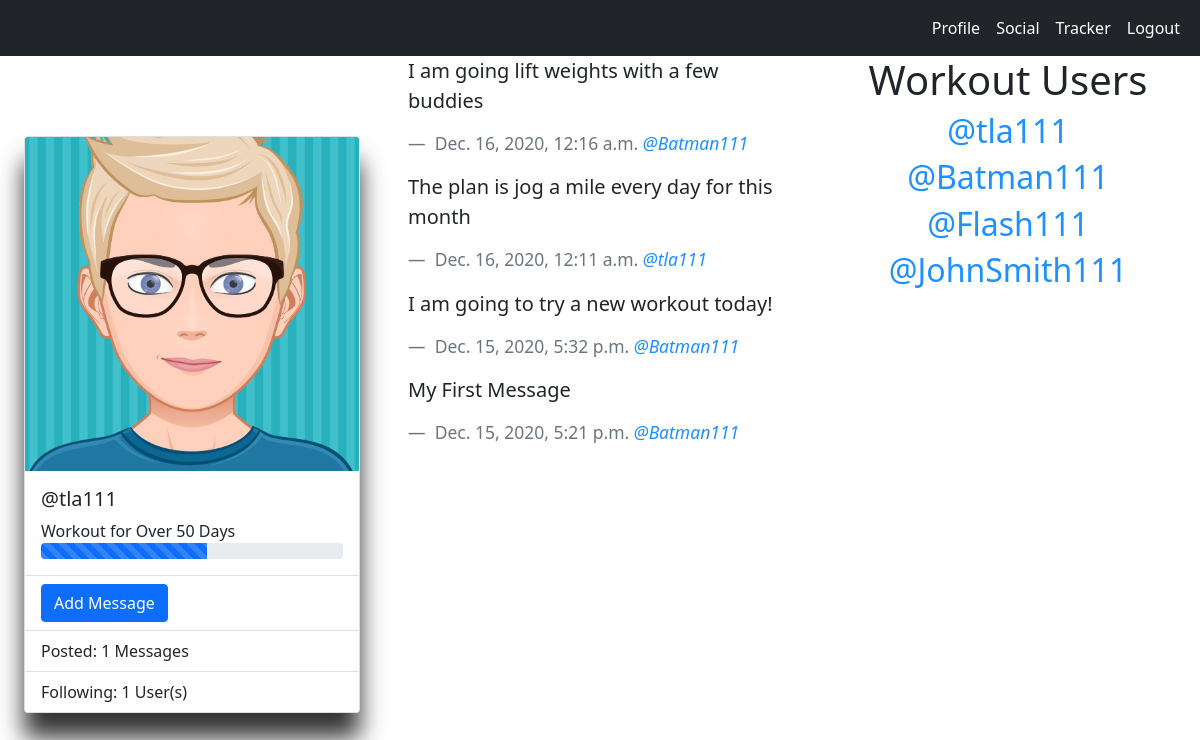
The page /social/ (signed in) on the database its author committed.
### workoutuser/models.py (models this page shows)
class WorkoutUser(AbstractUser):
    FITNESS = (
        ('Beginner', 'Beginner'),
        ('Intermediate', 'Intermediate'),
        ('Advanced', 'Advanced'),
    )
    display_name = models.CharField(
        max_length=200, blank=True, null=True, default=None)
    age = models.CharField(max_length=2, blank=True, null=True, default=None)
    height = models.CharField(
        max_length=2, blank=True, null=True, default=None)
    weight = models.CharField(
        max_length=3, blank=True, null=True, default=None)
    fitness_level = models.CharField(
        max_length=200, choices=FITNESS, blank=True, null=True, default=None)
    goal_one = models.CharField(max_length=200)
    goal_two = models.CharField(max_length=200)
    goal_three = models.CharField(max_length=200)
    goal_four = models.CharField(max_length=200)
    goal_five = models.CharField(max_length=200)
    follow = models.ManyToManyField('self', symmetrical=False, blank=True)
    def __str__(self):
        return f"{self.username}"

### social/models.py (models this page shows, shortened)
class Message(models.Model):
    author = models.ForeignKey(WorkoutUser, on_delete=models.CASCADE)
    post = models.CharField(max_length=150)
    time_published = models.DateTimeField(default=timezone.now)

### social/views.py (the view)
# urls.py: path('social/', social_dashboard_view, name='social'),
@login_required()
def social_dashboard_view(request):
    workout_user = WorkoutUser.objects.get(username=request.user)
    workout_users = WorkoutUser.objects.all()
    messages = Message.objects.filter(
        author=request.user)
    messages_count = Message.objects.filter(author=request.user).all().count()
    followers = workout_user.follow.all()
    follow_count = workout_user.follow.all().count()
    for f in followers:
        following_messages = Message.objects.filter(author=f)
        messages = messages | following_messages
    messages = messages.order_by('-time_published')
    return render(request, 'social.html', {
        'messages': messages,
        'messages_count': messages_count,
        'workout_users': workout_users,
        'follow_count': follow_count
    })

### templates/social.html (shortened to what this page needs)
{% load static %}
<!DOCTYPE html>
<html lang="en">
  <head>
    <link
      href="https://cdn.jsdelivr.net/npm/bootstrap@5.0.0-beta1/dist/css/bootstrap.min.css"
      rel="stylesheet"
    />
    <link rel="stylesheet" href="{% static 'social.css' %}" />
  </head>
  <body>
    {% include "navigation.html" %}
    <div class='container_fluid'>
      <div class='row'>
        <div class='col box box1'>
          <div class="card" style="width: 21rem;">
            <img class="card-img-top" src="{% static 'images/AvatarCharacter.png' %}" alt="Hi!" />
            <div class="card-body">
              <h5 class="card-title">@{{user.username}}</h5>
                Workout for Over 50 Days
             <div class="progress">
              <div class="progress-bar progress-bar-striped progress-bar-animated" role="progressbar" aria-valuenow="75" aria-valuemin="0" aria-valuemax="100" style="width: 55%;"></div>
            </div>
            </div>
            <ul class="list-group list-group-flush">
              <li class="list-group-item">
                <button class='btn btn-primary'>
                  <a href='/addmessage/'>Add Message</a>
                </button>
              </li>
              <li class="list-group-item">Posted: {{messages_count}} Messages </li>
              <li class="list-group-item">Following: {{follow_count}} User(s)</li>
            </ul>
          </div>
        </div>
        <div class='col box box2'>
            {% for message in messages %}
            <blockquote class="blockquote">
              <p class="mb-0">{{message.post}}</p>
              <br>
              <footer class="blockquote-footer">
                {{message.time_published}}
                <cite title="Source Title">
                  <a href='/authordetail/{{message.author.id}}'>@{{message.author}}</a>
                </cite>
              </footer>
            </blockquote>
            {% endfor %}
        </div>
        <div class='col box box3'>
          <h1>Workout Users</h1>
          {% for user in workout_users %}
            <a href='/authordetail/{{user.id}}'>
              <h2>@{{user.username}}</h2>
            </a>
          {% endfor %}
        </div>
      </div>
    </div>
  </body>
</html>

### assets/social.css (style rules this page uses)
.box { height: 92vh; }
.box1 { display: flex; flex-direction: column; justify-content: center; align-items: center; }
.box2 { border-bottom: none; display: flex; flex-direction: column; }
.box3 { display: flex; flex-direction: column; align-items: center; }
button a:link, button a:visited { color: white; text-decoration: none; }
a:link, a:visited { color: dodgerblue; text-decoration: none; }
.card { box-shadow: 0 25px 25px rgba(0, 0, 0, 0.8); }

### rows shown on the page
WorkoutUser: username "tla111"
Message: post "I am going lift weights with a few buddies", time_published "Dec. 16, 2020, 12:16 a.m.", author "Batman111"
Message: post "The plan is jog a mile every day for this month", time_published "Dec. 16, 2020, 12:11 a.m.", author "tla111"
Message: post "I am going to try a new workout today!", time_published "Dec. 15, 2020, 5:32 p.m.", author "Batman111"
Message: post "My First Message", time_published "Dec. 15, 2020, 5:21 p.m.", author "Batman111"
WorkoutUser: username "Batman111"
WorkoutUser: username "Flash111"
WorkoutUser: username "JohnSmith111"

### other values the page prints
{{ messages_count }} "1"
{{ follow_count }} "1"
